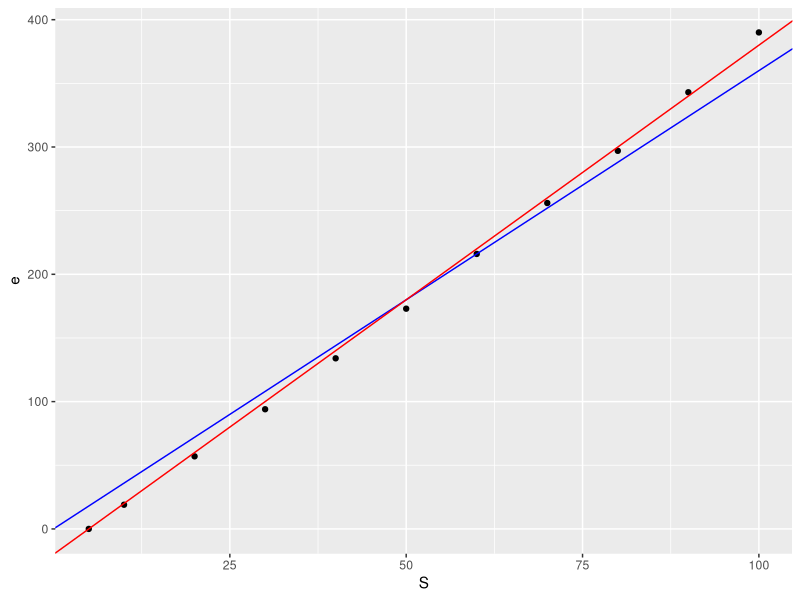

This figure's R source:
## ---- chunk 1
library(ggplot2)
S <- c(5,10,20,30,40,50,60,70,80,90,100)
e <- c(0,19,57,94,134,173,216,256,297,343,390)
ggplot(data = as.data.frame(cbind(S,e)), aes(x = S, y = e)) + 
  geom_point() +
  geom_abline(slope = 3.6, color = 'blue') + 
  geom_abline(intercept = -20, slope = 4, color = 'red')
## ---- chunk 2
x <- c(1,2.3,3.7,4.2,6.1,7.0)
y <- c(3.6, 3.0, 3.2, 5.1, 5.3, 6.8)

mean.x <- mean(x)
mean.y <- mean(y)

x.i <- (x - mean.x)
y.i <- (y - mean.y)

x.i.y.i <- (x.i * y.i)
x.i.2   <- (x.i^2)

m <- sum(x.i.y.i) / sum(x.i.2)
b <- mean.y - m*mean.x

y2 <- y - (m*x + b)
## ---- chunk 3
period <- c(( 7.60 * 10^6 ), ( 1.94 * 10^7 ), ( 3.16 * 10^7 ), 
            ( 5.94 * 10^7 ), ( 3.74 * 10^8 ), ( 9.35 * 10^8 ), 
            ( 2.64 * 10^9 ), ( 5.22 * 10^9 ))

distances <- c(( 5.79 * 10^10 ), ( 1.08 * 10^11 ), ( 1.5 * 10^11  ), 
               ( 2.28 * 10^11 ), ( 7.79 * 10^11 ), ( 1.43 * 10^12 ), 
               ( 2.87 * 10^12 ), ( 4.5 * 10^12  ))

## ---- chunk 4
a <- sum(period^(3/2) * distances)/sum((period^2)^(3/2))
a
## ---- chunk 5
x <- length.in <- c(14.5, 12.5, 17.25 , 14.5 , 12.625 , 17.75 , 14.125 , 12.635)
y <- weight.oz <- c(27 , 17   , 41    , 26   , 17     , 49    , 23     , 16 )

a <- sum(x^3*y)/(sum((x^2)^3))
y2 <- a*(x^3)
y.y2 <- (y - y2)
D <- (sum(y.y2^2)/8)^(1/2)

